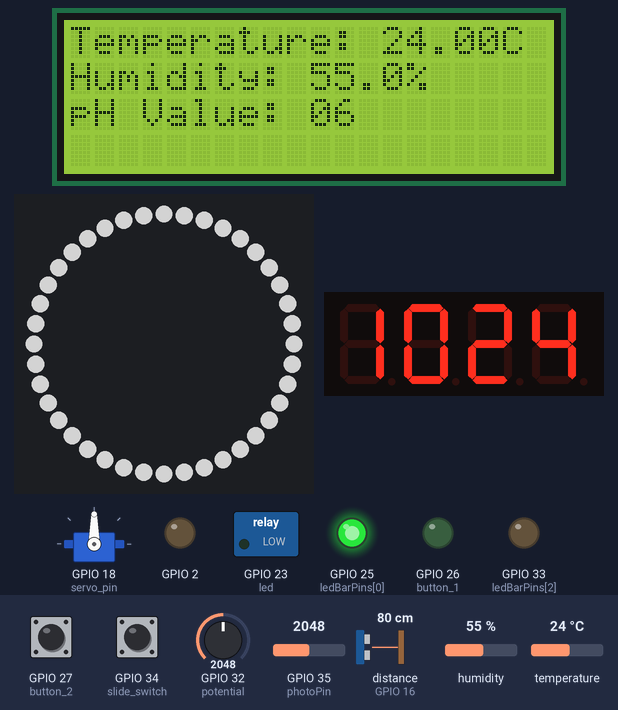
The sketch below on a simulated ESP32. Parts: 20×4 character LCD, 40 RGB LEDs in a ring, first at the top, clockwise, servo, 4-digit seven-segment display, switched loads named in the sketch (green lamp = pin HIGH), output pins drawn as LEDs (lit = HIGH). Wiring (from diagram.json): ultrasonic range finder: trigger GPIO 17; echo GPIO 16. The inputs (shaded band) are chosen by the test bench; at power-on: temperature 24 °C, GPIO 32 (potential) = 2048, GPIO 35 (photoPin) = 2048, GPIO 27 (button_2) LOW, GPIO 34 (slide_switch) LOW, distance to the obstacle (sensor on GPIO 16) 80 cm, humidity 55 %. The echo pulse lasts 58.3 µs per cm; dim RGB values are drawn brighter than linear; WiFi joins after 1.5 s; servers stay silent unless stated; the local clock reads 2024-03-15 10:24:30 at power-on unless the sketch sets it; random numbers use the default seed unless the sketch sets one; no MQTT or app messages arrive unless stated; pins used as bus, display or sensor lines are not drawn; what the sketch prints to the serial monitor is not drawn.

Above: at 2.7 s.
2.8 s: temperature set to 10.4 °C
At 5.0 s:
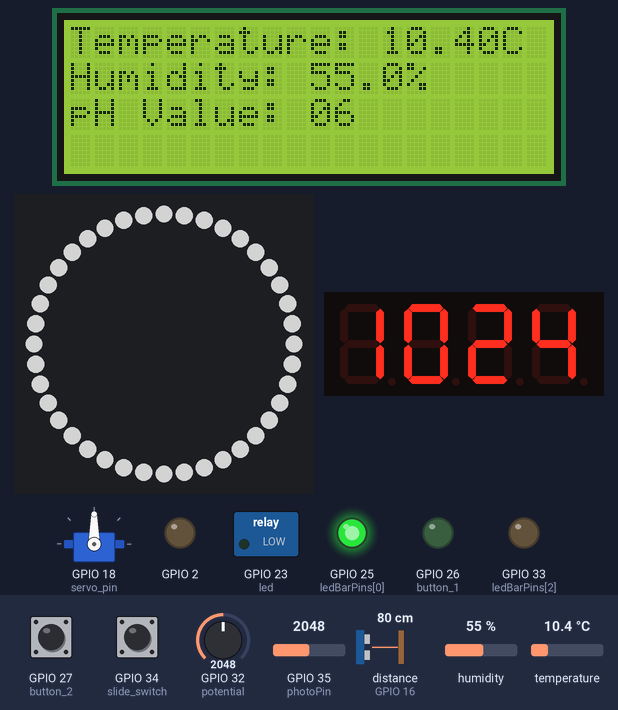
5.4 s: temperature set to 9.1 °C
At 7.0 s:
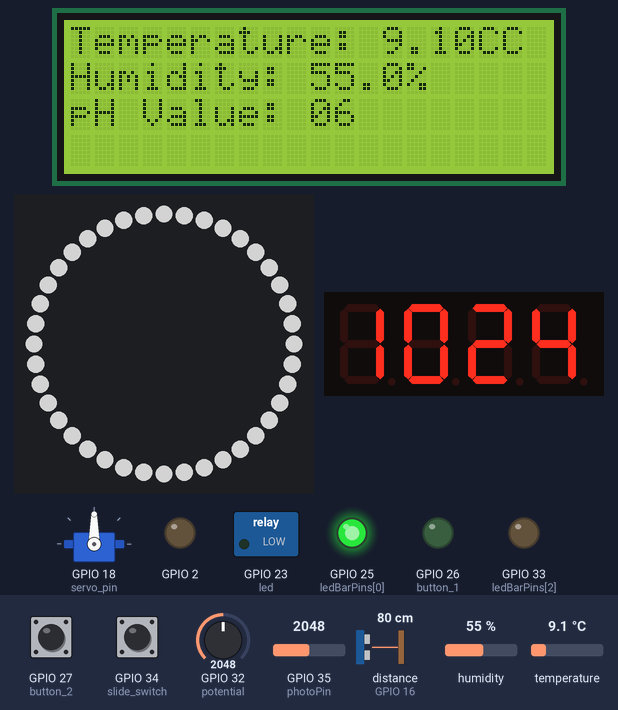
7.5 s: GPIO 32 (potential) set to 18
At 8.4 s:
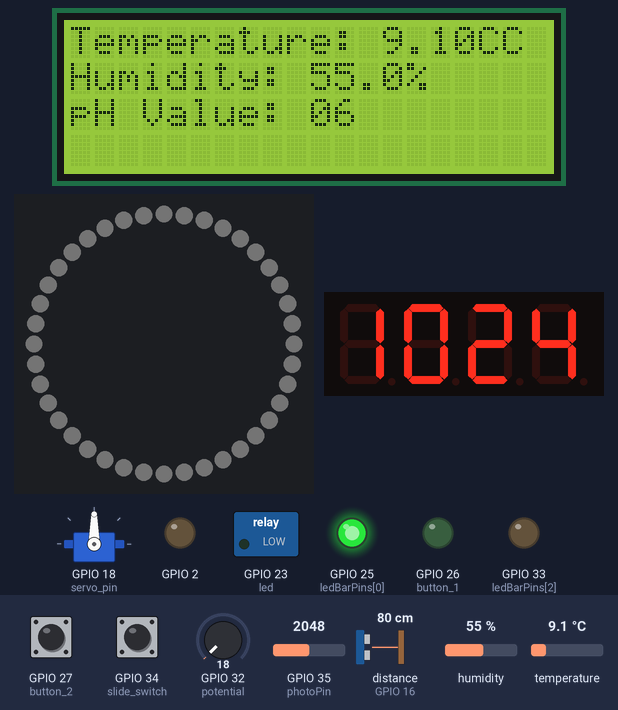
9.0 s: GPIO 32 (potential) set to 15
At 9.8 s:
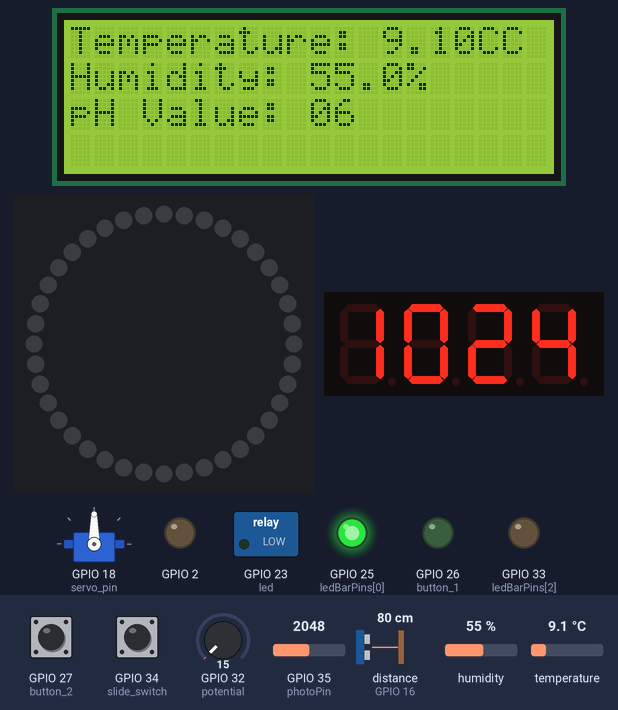
10.6 s: temperature set to 12 °C
At 11.9 s:
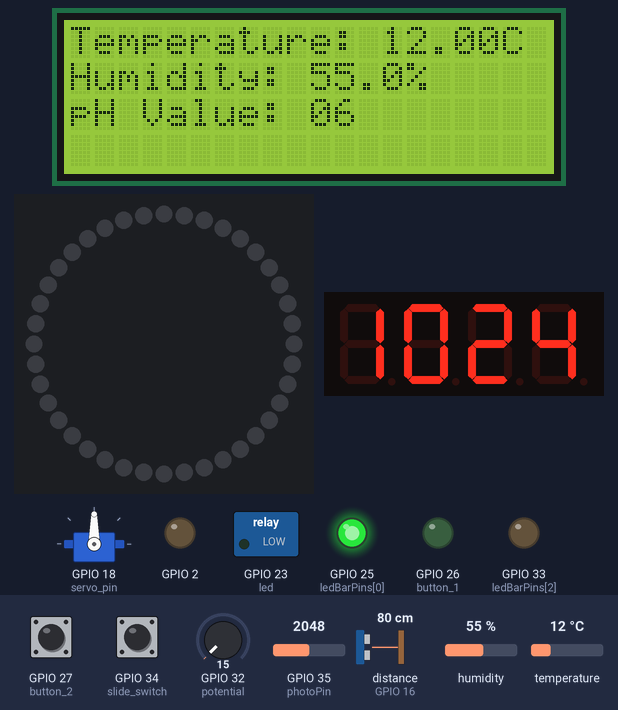
12.9 s: GPIO 35 (photoPin) set to 2715
15.0 s: GPIO 35 (photoPin) set to 2779
At 15.7 s:
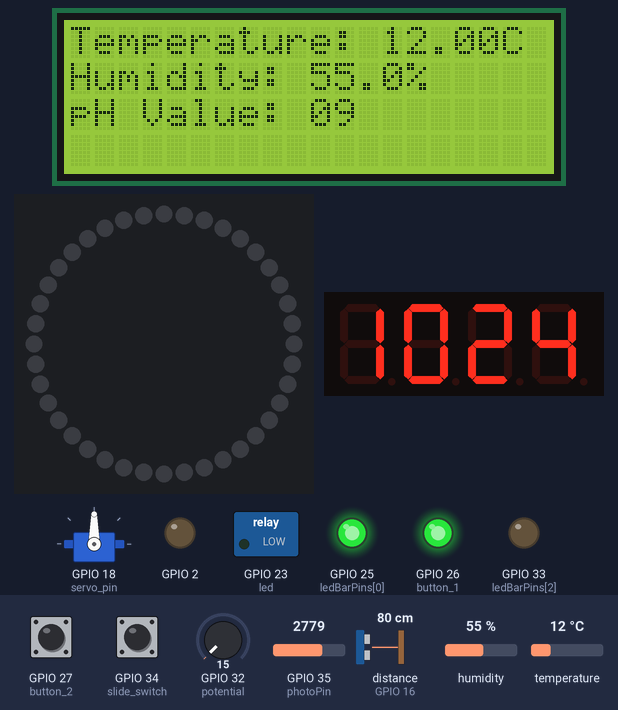
Timing chart, 0 to 18.0 s (numbered marks = the images above; inputs shaded):
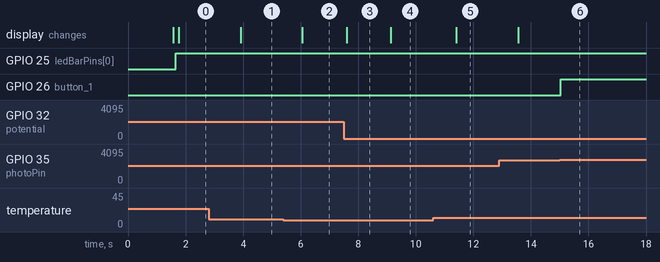

The sketch:

FishTank.ino
```cpp
#include <WiFi.h>
#include <PubSubClient.h>
#include <DHTesp.h>
#include <LiquidCrystal_I2C.h>
#include <Adafruit_NeoPixel.h>
#include <ESP32Servo.h>
#include <TM1637Display.h>
#include <RTClib.h>
LiquidCrystal_I2C lcd(0x27, 20, 4);
RTC_DS3231 rtc;

Servo servo;
int echoPin = 16;
int trigPin = 17;
int CLK = 19;
int DIO = 4;
bool near = false;
bool currentNear = false;
int ledBarPins[] = {25,26,33};
int photoPin = 35;
int current_slide_status = 0;
int slide_switch = 34;
int potential = 32;
bool servoStatus = false;
int servo_pin = 18;
int button_1 = 26;
int button_2 = 27;
int led = 23;
int pixelRingStatus = 0;
bool ledStatus = false;
const int DHT_PIN = 15;
DHTesp dht;
const char* ssid = "Wokwi-GUEST";
const char* password = "";
const char* mqtt_server = "test.mosquitto.org";
int pixel_ring = 5;
int lednumber = 40;
Adafruit_NeoPixel ring = Adafruit_NeoPixel(lednumber, pixel_ring);
TM1637Display display(CLK, DIO);

WiFiClient espClient;
PubSubClient client(espClient);
unsigned long lastMsg = 0;
float temp = 0;
float hum = 0;
int ledTimer = 0;
int servoTimer = 0;
int lightTimer = 0;
bool ledTimerStatus = false;
bool servoTimerStatus = false;
bool lightTimerStatus = false;

void setup_wifi() {
    delay(10);
    Serial.println();
    Serial.print("Connecting to ");
    Serial.println(ssid);

    WiFi.mode(WIFI_STA);
    WiFi.begin(ssid, password);

    while (WiFi.status() != WL_CONNECTED) {
        delay(500);
        Serial.print(".");
    }

    randomSeed(micros());

    Serial.println("");
    Serial.println("WiFi connected");
    Serial.println("IP address: ");
    Serial.println(WiFi.localIP());
}

void callback(char* topic, byte* payload, unsigned int length) {
    Serial.print("Message arrived [");
    Serial.print(topic);
    Serial.print("] ");
    String message;
    for (int i = 0; i < length; i++) {
        message += (char)payload[i];
    }
    Serial.println(message);

    if (String(topic) == "device/led/command") {
        if (message == "ON") {
            digitalWrite(led, HIGH);
            ledStatus = true;
        } else if (message == "OFF") {
            digitalWrite(led, LOW);
            ledStatus = false;
        }
        client.publish("device/led/status", String(ledStatus).c_str());
    }

    if (String(topic) == "device/servo/command") {
        if (message == "OPEN") {
            openServo();
        } else if (message == "CLOSE") {
            closeServo();
        }
        client.publish("device/servo/status", String(servoStatus).c_str());
    }

    if (String(topic) == "device/light/command") {
        if (message == "ON") {
            pixelRingStatus = 2;
            client.publish("device/light/status", String(pixelRingStatus).c_str());
        } else if (message == "OFF") {
            pixelRingStatus = 0;
            client.publish("device/light/status", String(pixelRingStatus).c_str());
        }
        client.publish("device/light/status", String(pixelRingStatus).c_str());

    }

    if (String(topic) == "device/led/timer") {
        if (message != NULL) {
            ledTimer = message.toInt();
            ledTimerStatus = true;
        }

    }

    if (String(topic) == "device/servo/timer") {
        if (message != NULL) {
            servoTimer = message.toInt();
            servoTimerStatus = true;
        }
    }

    if (String(topic) == "device/light/timer") {
        if (message != NULL) {
            lightTimer = message.toInt();
            lightTimerStatus = true;
        }
    }

}

void reconnect() {
    while (!client.connected()) {
        Serial.print("Attempting MQTT connection...");
        String clientId = "ESP32Client-";
        clientId += String(random(0xffff), HEX);
        if (client.connect(clientId.c_str())) {
            Serial.println("Connected");
            client.subscribe("device/led/status");
            client.subscribe("device/servo/status");
            client.subscribe("device/light/status");
            client.subscribe("device/led/command");
            client.subscribe("device/servo/command");
            client.subscribe("device/light/command");
            client.subscribe("device/led/timer");
            client.subscribe("device/servo/timer");
            client.subscribe("device/light/timer");
        } else {
            Serial.print("failed, rc=");
            Serial.print(client.state());
            Serial.println(" try again in 5 seconds");
            delay(5000);
        }
    }
}

void setup() {
    pinMode(2, OUTPUT);
    pinMode(button_1, INPUT);
    pinMode(button_2, INPUT);
    pinMode(led, OUTPUT);
    pinMode(slide_switch, INPUT);
    pinMode(potential, INPUT);
    pinMode(echoPin, INPUT);
    pinMode(trigPin, OUTPUT);
    for (int i : ledBarPins) pinMode(i, OUTPUT);
    Serial.begin(115200);
    setup_wifi();
    client.setServer(mqtt_server, 1883);
    client.setCallback(callback);
    dht.setup(DHT_PIN, DHTesp::DHT22);
    lcd.init();
    lcd.backlight();
    ring.begin();
    servo.attach(servo_pin, 500, 2400);
    display.setBrightness(0x0a);
    if (!rtc.begin()) {
        Serial.println("Couldn't find RTC");
        while (1);

    }
    if (rtc.lostPower()) {
        Serial.println("RTC lost power, let's set the time!");
        rtc.adjust(DateTime(F(__DATE__), F(__TIME__))); // Set the time
    }
}

void onPixelRing() {
    for (int i = 0; i < lednumber; i++) {
        ring.setPixelColor(i, ring.Color(255, 255, 255));
        ring.show();
    }
}

void offPixelRing() {
    for (int i = 0; i < lednumber; i++) {
        ring.setPixelColor(i, ring.Color(0, 0, 0));
        ring.show();
    }
}

int getTime() {
    DateTime now = rtc.now();
    int displaytime = (now.hour() * 100) + now.minute();
    Serial.println("Time Now:");
    Serial.println(displaytime);
    long millisecond = now.hour() * 3600000 + now.minute() * 60000 + now.second() * 1000;
    display.showNumberDec(displaytime, true);
    return millisecond;
}

void openServo() {
    servoStatus = true;
    servo.write(180);
    delay(1000);
}

void closeServo() {
    servoStatus = false;
    servo.write(90);
    delay(1000);
}

int getDistance() {
    digitalWrite(trigPin, LOW);
    delayMicroseconds(2);
    digitalWrite(trigPin, HIGH);
    delayMicroseconds(10);
    digitalWrite(trigPin, LOW);
    long duration = pulseIn(echoPin, HIGH);
    float distance = duration * 0.034 / 2;
    return distance;
}

int currentPotValue = analogRead(potential);

void loop() {
    if (!client.connected()) {
        reconnect();
    }
    client.loop();

    int currentTime = getTime();

    if (ledTimerStatus) {
        if (ledTimer <= currentTime && currentTime <= ledTimer + 5000) {
            digitalWrite(led, HIGH);
            ledStatus = true;
            ledTimerStatus = false;
        }
    }

    if (servoTimerStatus) {
        if (currentTime >= servoTimer && currentTime <= servoTimer + 5000) {
            openServo();
            servoTimerStatus = false;
        }
    }

    if (lightTimerStatus) {
        if (currentTime >= lightTimer && currentTime <= lightTimer + 5000) {
            pixelRingStatus = 2;
            lightTimerStatus = false;
        }
    }

    if (digitalRead(slide_switch) != current_slide_status) {
      if (ledStatus == false) {
        digitalWrite(led, HIGH);
        ledStatus = true;
      }
      else {
        digitalWrite(led, LOW);
        ledStatus = false;
      }
      current_slide_status = digitalRead(slide_switch);
    }
    if (digitalRead(button_2) == HIGH) {
        if (servoStatus == false) openServo();
        else closeServo();
    }

    int photoValue = analogRead(photoPin);
    int ledBarValue = map(photoValue, 32, 4096, 0, 3);
    for (int i = 0; i < 3; i++) {
        if (i < ledBarValue) {
            digitalWrite(ledBarPins[i], HIGH);
        } else {
            digitalWrite(ledBarPins[i], LOW);
        }
    }
    int potValue = analogRead(potential);
    int lightValue = map(potValue, 0, 4096, 0, 255);
    if (currentPotValue != potValue) {
        pixelRingStatus = 1;
        currentPotValue = potValue;
    }
    if (pixelRingStatus == 1) {
        for (int i = 0; i < lednumber; i++) {
            ring.setPixelColor(i, ring.Color(lightValue, lightValue, lightValue));
            ring.show();
        }

    }
    else if (pixelRingStatus == 2) {
        onPixelRing();
    }
    else if (pixelRingStatus == 0) {
        offPixelRing();
    }

    if (getDistance() <= 50) near = true;
    else near = false;
    if (near != currentNear) {
        onPixelRing();
        pixelRingStatus = 2;
        currentNear = near;
    }

    unsigned long now = millis();
    if (now - lastMsg > 1000) {
        lastMsg = now;
        TempAndHumidity data = dht.getTempAndHumidity();

        String temp = String(data.temperature, 2);
        client.publish("sensor/dht22/temp", temp.c_str());
        String hum = String(data.humidity, 1);
        client.publish("sensor/dht22/hum", hum.c_str());

        int phValue = map(photoValue, 32, 4096, 0, 14);
        client.publish("sensor/photo/ph", String(phValue).c_str());
        client.publish("device/light/status", String(pixelRingStatus).c_str());
        client.publish("device/led/status", String(ledStatus).c_str());
        client.publish("device/servo/status", String(servoStatus).c_str());

        lcd.setCursor(0, 0);
        lcd.print("Temperature: ");
        lcd.print(temp);
        lcd.print("C");
        lcd.setCursor(0, 1);
        lcd.print("Humidity: ");
        lcd.print(hum);
        lcd.print("%");
        lcd.setCursor(0, 2);
        lcd.print("pH Value: ");
        if (phValue < 10) lcd.print("0");
        lcd.print(phValue);
    }
}
```

Measured:
- the behaviour switches between 10 and 9.9 °C on temperature (found by bisection; images 1 and 2)
- the behaviour switches between 17 and 16 on GPIO 32 (potential) (found by bisection; images 3 and 4)
- the behaviour switches between 2741 and 2742 on GPIO 35 (photoPin) (found by bisection; images 5 and 6)
- after the input at 2.8 s, the display: changes after 1.1 s (image 1)
- after the input at 5.4 s, the display: changes after 0.65 s (image 2)
- after the input at 10.6 s, the display: changes after 0.81 s (image 5)
- after the input at 15.0 s, GPIO 26 (button_1): LOW → HIGH at once
